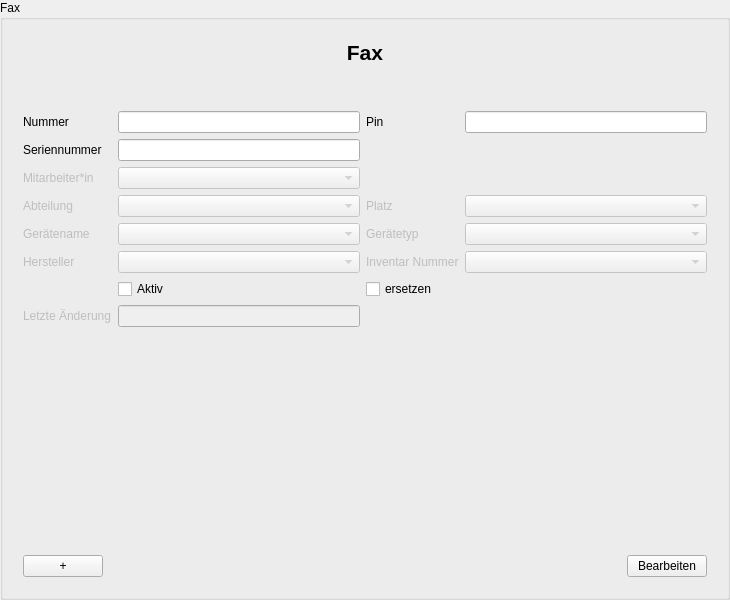
<?xml version="1.0" encoding="UTF-8"?>
<ui version="4.0">
 <class>FaxInputArea</class>
 <widget class="QGroupBox" name="FaxInputArea">
  <property name="geometry">
   <rect>
    <x>0</x>
    <y>0</y>
    <width>730</width>
    <height>600</height>
   </rect>
  </property>
  <property name="windowTitle">
   <string>Fax</string>
  </property>
  <property name="accessibleName">
   <string>FaxInputDialog</string>
  </property>
  <property name="title">
   <string>Fax</string>
  </property>
  <layout class="QVBoxLayout" name="verticalLayout_3">
   <item>
    <widget class="QWidget" name="formLayoutWidget" native="true">
     <layout class="QVBoxLayout" name="verticalLayout_2">
      <item>
       <layout class="QVBoxLayout" name="verticalLayout">
        <item>
         <widget class="QLabel" name="label_Header">
          <property name="font">
           <font>
            <pointsize>16</pointsize>
            <weight>75</weight>
            <bold>true</bold>
           </font>
          </property>
          <property name="text">
           <string>Fax</string>
          </property>
          <property name="alignment">
           <set>Qt::AlignCenter</set>
          </property>
         </widget>
        </item>
       </layout>
      </item>
      <item>
       <spacer name="verticalSpacer">
        <property name="orientation">
         <enum>Qt::Vertical</enum>
        </property>
        <property name="sizeType">
         <enum>QSizePolicy::Preferred</enum>
        </property>
        <property name="sizeHint" stdset="0">
         <size>
          <width>20</width>
          <height>40</height>
         </size>
        </property>
       </spacer>
      </item>
      <item>
       <layout class="QGridLayout" name="gridLayout">
        <item row="2" column="2">
         <widget class="QComboBox" name="employeeComboBox">
          <property name="enabled">
           <bool>false</bool>
          </property>
         </widget>
        </item>
        <item row="3" column="0">
         <widget class="QLabel" name="departmentLabel">
          <property name="enabled">
           <bool>false</bool>
          </property>
          <property name="text">
           <string>Abteilung</string>
          </property>
          <property name="buddy">
           <cstring>departmentComboBox</cstring>
          </property>
         </widget>
        </item>
        <item row="5" column="3">
         <widget class="QLabel" name="inventoryLabel">
          <property name="enabled">
           <bool>false</bool>
          </property>
          <property name="text">
           <string>Inventar Nummer</string>
          </property>
          <property name="buddy">
           <cstring>inventoryComboBox</cstring>
          </property>
         </widget>
        </item>
        <item row="5" column="5">
         <widget class="QComboBox" name="inventoryComboBox">
          <property name="enabled">
           <bool>false</bool>
          </property>
         </widget>
        </item>
        <item row="5" column="2">
         <widget class="QComboBox" name="manufacturerComboBox">
          <property name="enabled">
           <bool>false</bool>
          </property>
         </widget>
        </item>
        <item row="4" column="5">
         <widget class="QComboBox" name="deviceTypeComboBox">
          <property name="enabled">
           <bool>false</bool>
          </property>
         </widget>
        </item>
        <item row="1" column="0">
         <widget class="QLabel" name="serialNumberLabel">
          <property name="text">
           <string>Seriennummer</string>
          </property>
          <property name="buddy">
           <cstring>serialNumberLineEdit</cstring>
          </property>
         </widget>
        </item>
        <item row="3" column="3">
         <widget class="QLabel" name="placeLabel">
          <property name="enabled">
           <bool>false</bool>
          </property>
          <property name="text">
           <string>Platz</string>
          </property>
          <property name="buddy">
           <cstring>placeComboBox</cstring>
          </property>
         </widget>
        </item>
        <item row="2" column="0">
         <widget class="QLabel" name="employeeLabel">
          <property name="enabled">
           <bool>false</bool>
          </property>
          <property name="text">
           <string>Mitarbeiter*in</string>
          </property>
          <property name="buddy">
           <cstring>employeeComboBox</cstring>
          </property>
         </widget>
        </item>
        <item row="3" column="5">
         <widget class="QComboBox" name="placeComboBox">
          <property name="enabled">
           <bool>false</bool>
          </property>
         </widget>
        </item>
        <item row="4" column="2">
         <widget class="QComboBox" name="deviceNameComboBox">
          <property name="enabled">
           <bool>false</bool>
          </property>
         </widget>
        </item>
        <item row="0" column="3">
         <widget class="QLabel" name="pinLabel">
          <property name="text">
           <string>Pin</string>
          </property>
          <property name="buddy">
           <cstring>pinLineEdit</cstring>
          </property>
         </widget>
        </item>
        <item row="6" column="3">
         <widget class="QCheckBox" name="replaceCheckBox">
          <property name="text">
           <string>ersetzen</string>
          </property>
         </widget>
        </item>
        <item row="4" column="3">
         <widget class="QLabel" name="deviceTypeLabel">
          <property name="enabled">
           <bool>false</bool>
          </property>
          <property name="text">
           <string>Gerätetyp</string>
          </property>
          <property name="buddy">
           <cstring>deviceTypeComboBox</cstring>
          </property>
         </widget>
        </item>
        <item row="4" column="0">
         <widget class="QLabel" name="deviceNameLabel">
          <property name="enabled">
           <bool>false</bool>
          </property>
          <property name="text">
           <string>Gerätename</string>
          </property>
          <property name="buddy">
           <cstring>deviceNameComboBox</cstring>
          </property>
         </widget>
        </item>
        <item row="1" column="2">
         <widget class="QLineEdit" name="serialNumberLineEdit"/>
        </item>
        <item row="3" column="2">
         <widget class="QComboBox" name="departmentComboBox">
          <property name="enabled">
           <bool>false</bool>
          </property>
         </widget>
        </item>
        <item row="5" column="0">
         <widget class="QLabel" name="manufacturerLabel">
          <property name="enabled">
           <bool>false</bool>
          </property>
          <property name="text">
           <string>Hersteller</string>
          </property>
          <property name="buddy">
           <cstring>manufacturerComboBox</cstring>
          </property>
         </widget>
        </item>
        <item row="0" column="5">
         <widget class="QLineEdit" name="pinLineEdit">
          <property name="clearButtonEnabled">
           <bool>true</bool>
          </property>
         </widget>
        </item>
        <item row="6" column="2">
         <widget class="QCheckBox" name="activeCheckBox">
          <property name="text">
           <string>Aktiv</string>
          </property>
         </widget>
        </item>
        <item row="0" column="0">
         <widget class="QLabel" name="numberLabel">
          <property name="text">
           <string>Nummer</string>
          </property>
          <property name="buddy">
           <cstring>numberLineEdit</cstring>
          </property>
         </widget>
        </item>
        <item row="0" column="2">
         <widget class="QLineEdit" name="numberLineEdit"/>
        </item>
        <item row="7" column="0">
         <widget class="QLabel" name="lastUpdateLabel">
          <property name="enabled">
           <bool>false</bool>
          </property>
          <property name="text">
           <string>Letzte Änderung</string>
          </property>
          <property name="buddy">
           <cstring>lastUpdateLineEdit</cstring>
          </property>
         </widget>
        </item>
        <item row="7" column="2">
         <widget class="QLineEdit" name="lastUpdateLineEdit">
          <property name="enabled">
           <bool>false</bool>
          </property>
         </widget>
        </item>
       </layout>
      </item>
      <item>
       <spacer name="verticalSpacer_2">
        <property name="orientation">
         <enum>Qt::Vertical</enum>
        </property>
        <property name="sizeHint" stdset="0">
         <size>
          <width>20</width>
          <height>40</height>
         </size>
        </property>
       </spacer>
      </item>
      <item>
       <layout class="QHBoxLayout" name="horizontalLayout">
        <item>
         <widget class="QPushButton" name="addPushButton">
          <property name="text">
           <string>+</string>
          </property>
         </widget>
        </item>
        <item>
         <spacer name="horizontalSpacer">
          <property name="orientation">
           <enum>Qt::Horizontal</enum>
          </property>
          <property name="sizeHint" stdset="0">
           <size>
            <width>40</width>
            <height>20</height>
           </size>
          </property>
         </spacer>
        </item>
        <item>
         <widget class="QPushButton" name="editFinishPushButton">
          <property name="text">
           <string>Bearbeiten</string>
          </property>
         </widget>
        </item>
       </layout>
      </item>
     </layout>
    </widget>
   </item>
  </layout>
 </widget>
 <tabstops>
  <tabstop>numberLineEdit</tabstop>
  <tabstop>pinLineEdit</tabstop>
  <tabstop>serialNumberLineEdit</tabstop>
  <tabstop>employeeComboBox</tabstop>
  <tabstop>departmentComboBox</tabstop>
  <tabstop>placeComboBox</tabstop>
  <tabstop>deviceNameComboBox</tabstop>
  <tabstop>deviceTypeComboBox</tabstop>
  <tabstop>manufacturerComboBox</tabstop>
  <tabstop>inventoryComboBox</tabstop>
  <tabstop>activeCheckBox</tabstop>
  <tabstop>replaceCheckBox</tabstop>
  <tabstop>lastUpdateLineEdit</tabstop>
  <tabstop>addPushButton</tabstop>
  <tabstop>editFinishPushButton</tabstop>
 </tabstops>
 <resources/>
 <connections/>
</ui>
